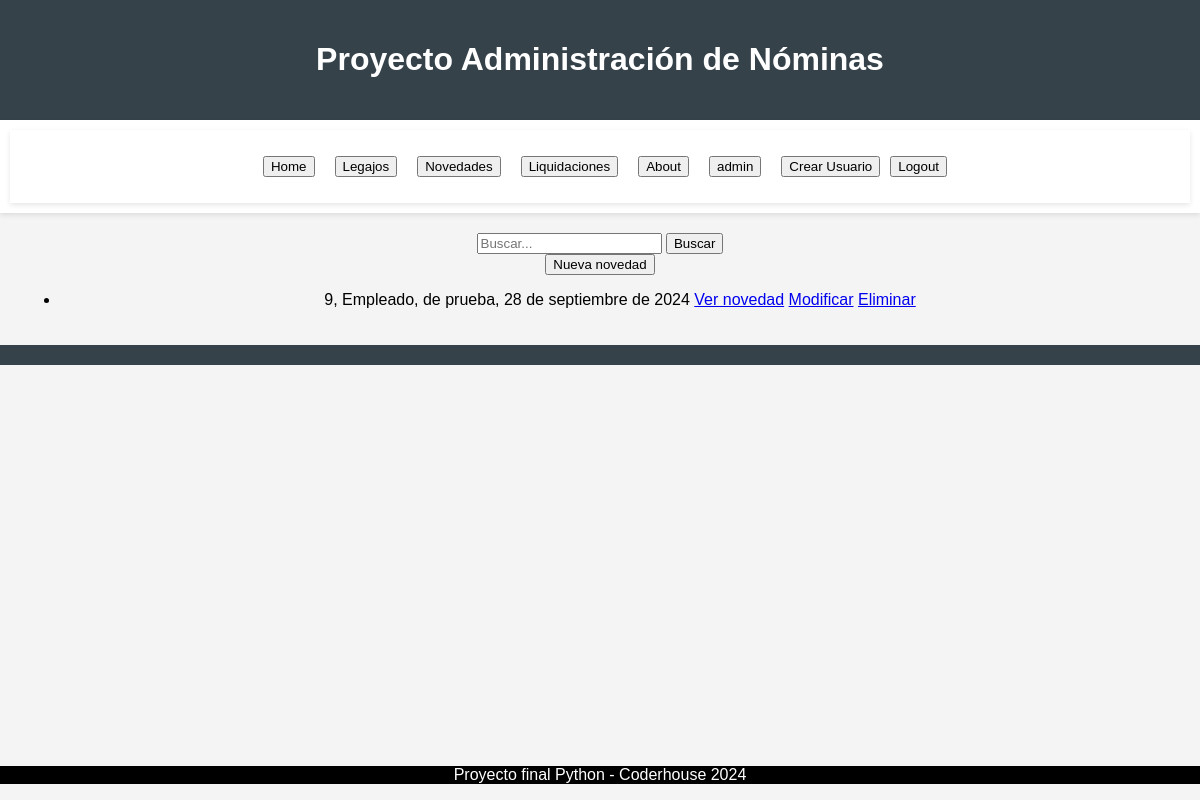
Screenshot of /nominas/novedad/list (signed in) with the database file from the repository.
### nominas/models.py (models this page shows, shortened)
class Novedad(models.Model):
    TIPO_NOVEDAD_CHOICES = [
        ('AS', 'Ausencia'),
        ('LI', 'Licencia'),
    ]
    empleado = models.ForeignKey(Empleado, on_delete=models.CASCADE)
    tipo_novedad = models.CharField(max_length=2, choices=TIPO_NOVEDAD_CHOICES)  # Tipo de novedad
    descripcion = models.CharField(max_length=255, blank=True, null=True)  # Descripción adicional (opcional)
    fecha = models.DateField()
    fecha_creacion = models.DateField(auto_now_add=True)  # Fecha de creación automática
    comentarios = models.TextField(blank=True, null=True)  # Comentarios adicionales (opcional)

class Empleado(models.Model):
    SEXO_CHOICES = [
        ('M', 'Masculino'),
        ('F', 'Femenino'),
    ]
    ESTADO_CHOICES = [
        ('A', 'Activo'),
        ('P', 'Pasivo'),
    ]
    MOD_CONTRATACION_CHOICES = [
        ('T', 'Temporal'),
        ('P', 'Permanente'),
    ]
    nro_legajo = models.AutoField(primary_key=True)
    nombre_empleado = models.CharField(max_length=50)
    apellido_empleado = models.CharField(max_length=50)
    dni = models.CharField(max_length=8)
    sexo_empleado = models.CharField(max_length=1, choices=SEXO_CHOICES)  # Elección entre Masculino y Femenino
    celular = models.CharField(max_length=30, blank=True, null=True)
    mail = models.CharField(max_length=50, blank=True, null=True)
    fecha_de_nacimiento = models.DateField(verbose_name='Fecha de Nacimiento')
    fecha_de_ingreso = models.DateField()
    fecha_de_egreso = models.DateField(blank=True, null=True)
    estado = models.CharField(max_length=1, choices=ESTADO_CHOICES)  # Elección entre Activo y Pasivo
    nacionalidad = models.CharField(max_length=100)  # Campo para ingresar el país a mano
    mod_contratacion = models.CharField(max_length=1, choices=MOD_CONTRATACION_CHOICES, blank=True, null=True)  # Elección entre Temporal y Permanente
    puesto = models.CharField(max_length=100)
    sueldo = models.DecimalField(max_digits=10, decimal_places=2)
    avatar = models.ImageField(upload_to='avatares', blank=True, null=True)

### nominas/views.py (the view)
# urls.py: path("novedad/list", views.novedad_list, name="novedad_list"),
@login_required
def novedad_list(request):
    query = request.GET.get("q")
    if query:
        novedades = Novedad.objects.filter(
            Q(empleado__nombre_empleado__icontains=query) | Q(empleado__apellido_empleado__icontains=query)
        )
    else:
        novedades = Novedad.objects.all()
    context = {"object_list": novedades}
    return render(request, "nominas/novedad_list.html", context)

### nominas/templates/nominas/novedad_list.html (shortened to what this page needs)
{% extends 'core/base.html' %}
{% block main %}
    <form action="{% url 'nominas:novedad_list' %}" method="get">
        <input type="text" name="q" placeholder="Buscar...">
        <button type="submit">Buscar</button>
    </form>
        <a href="{% url 'nominas:novedad_form' %}" style="text-decoration:none;">
            <button type="button">Nueva novedad</button>
        </a>
    <ul>
        {% for object in object_list %}
            <li>{{ object.empleado.nro_legajo }}, {{ object.empleado.nombre_empleado }}, {{ object.empleado.apellido_empleado }}, {{ object.fecha }}
                <a href="{% url 'nominas:novedad_detail' object.id %}">Ver novedad</a>
                <a href="{% url 'nominas:novedad_update' object.id %}">Modificar</a>
                <a href="{% url 'nominas:novedad_delete' object.id %}">Eliminar</a>
            </li>
        {% empty %}
            <p>No hay registros.</p>
        {% endfor %}
    </ul>
{% endblock main %}

### core/templates/core/componentes/navbar.html (shortened to what this page needs)
<nav>
    <ul style="display: flex; justify-content: center; list-style-type: none; padding: 0;">
        <li><a href="{% url 'core:index' %}"><button>Home</button></a></li>
        {% if user.is_authenticated %}
            <li><a href="{% url 'nominas:empleado_list' %}"><button>Legajos</button></a></li>
            <li><a href="{% url 'nominas:novedad_list' %}"><button>Novedades</button></a></li>
            <li><a href="{% url 'nominas:liquidacion_list' %}"><button>Liquidaciones</button></a></li>
            <li><a href="{% url 'core:about' %}"><button>About</button></a></li>
            <li><a href="{% url 'core:profile' %}"><button>{{ user.username }}</button></a></li>
            <li><a href="{% url 'core:register' %}"><button>Crear Usuario</button></a></li>
            <li>
                <form action="{% url 'core:logout' %}" method="post" style="margin: 0; display: inline;">
                    <button type="submit">Logout</button>
                </form>
            </li>
        {% else %}
            <li><a href="{% url 'core:login' %}"><button>Login</button></a></li>
        {% endif %}
    </ul>
</nav>

### core/static/css/styles.css (style rules this page uses)
body { font-family: Arial, sans-serif; margin: 0; padding: 0; background-color: #f4f4f4; }
nav { background-color: #ffffff; padding: 10px; box-shadow: 0 2px 5px rgba(0,0,0,0.1); }
nav a { margin: 0 10px; text-decoration: none; color: #35424a; }

### rows the page displays
Novedad: empleado.nro_legajo "9", empleado.nombre_empleado "Empleado", empleado.apellido_empleado "de prueba", fecha "28 de septiembre de 2024"

### other values shown
{{ user.username }} "admin"
